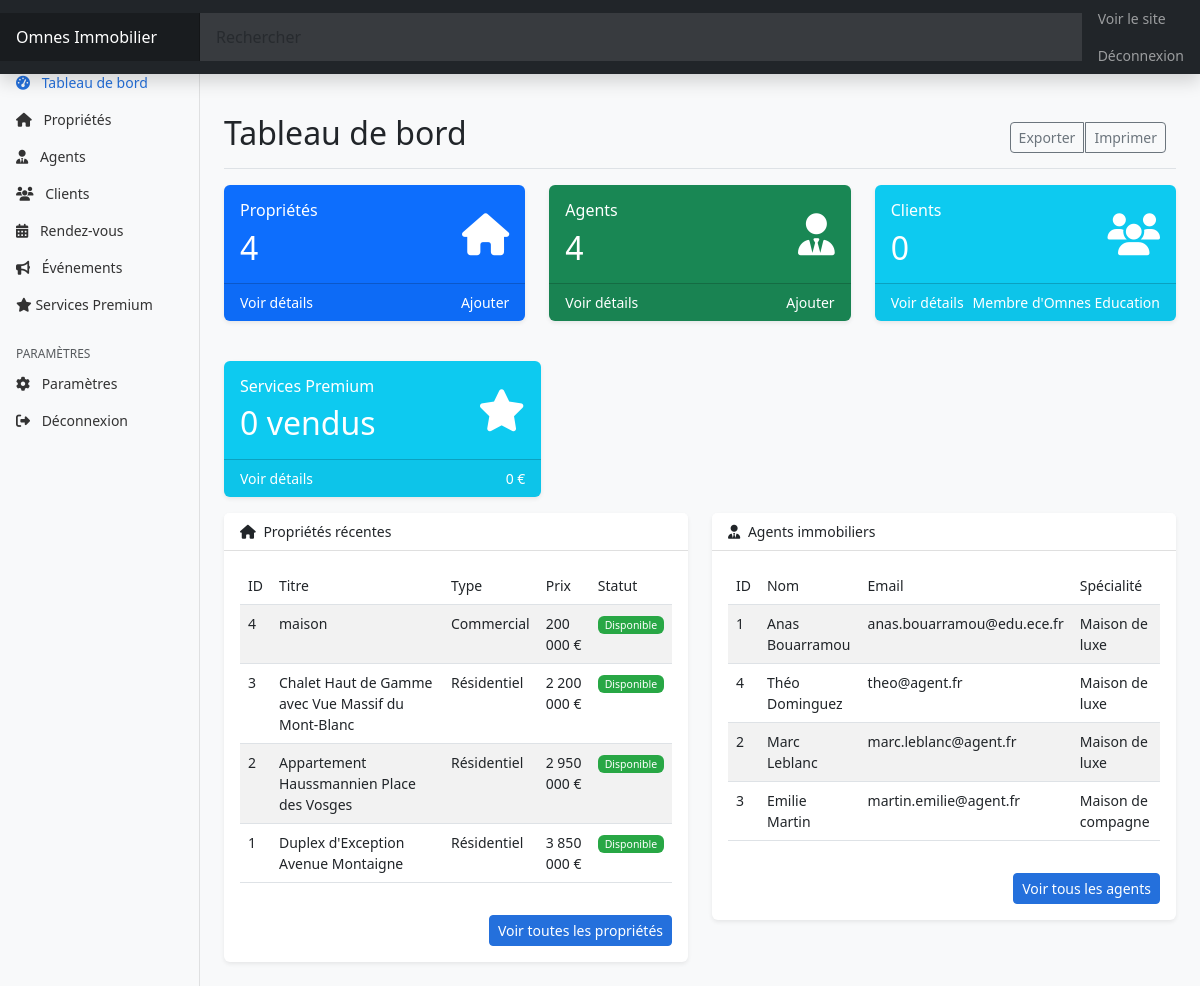
The app's page /admin/index.php (signed in), older data.
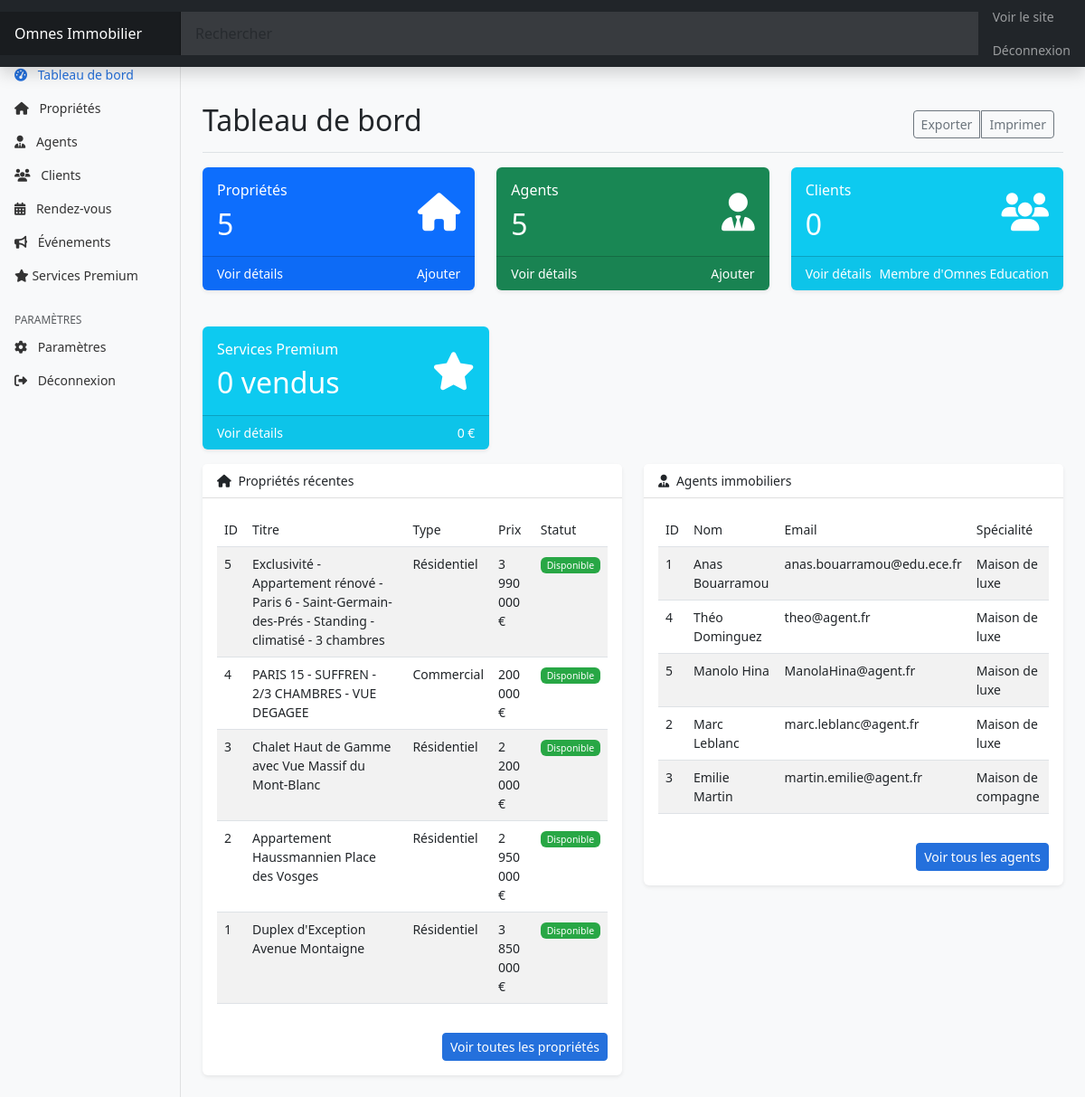
The same page, newer data.
### tables this page shows
CREATE TABLE `Propriete` (
  `id_propriete` int NOT NULL,
  `titre` varchar(255) NOT NULL,
  `description` text,
  `prix` decimal(10,2) NOT NULL,
  `surface` decimal(10,2) DEFAULT NULL,
  `nb_pieces` int DEFAULT NULL,
  `nb_chambres` int DEFAULT NULL,
  `nb_salles_bain` int DEFAULT NULL,
  `etage` int DEFAULT NULL,
  `balcon` tinyint(1) DEFAULT '0',
  `parking` tinyint(1) DEFAULT '0',
  `ascenseur` tinyint(1) DEFAULT '0',
  `adresse` varchar(255) NOT NULL,
  `ville` varchar(100) NOT NULL,
  `code_postal` varchar(20) NOT NULL,
  `pays` varchar(50) NOT NULL,
  `statut` enum('disponible','vendu','loué') DEFAULT 'disponible',
  `type_propriete` enum('résidentiel','commercial','terrain','location') NOT NULL,
  `date_ajout` datetime DEFAULT CURRENT_TIMESTAMP,
  `id_agent` int NOT NULL
);

CREATE TABLE `Agent_Immobilier` (
  `id_agent` int NOT NULL,
  `id_utilisateur` int NOT NULL,
  `specialite` varchar(100) DEFAULT NULL,
  `biographie` text,
  `cv_path` varchar(255) DEFAULT NULL,
  `photo_path` varchar(255) DEFAULT NULL
);

CREATE TABLE `Utilisateur` (
  `id_utilisateur` int NOT NULL,
  `email` varchar(100) NOT NULL,
  `mot_de_passe` varchar(255) NOT NULL,
  `nom` varchar(50) NOT NULL,
  `prenom` varchar(50) NOT NULL,
  `telephone` varchar(20) DEFAULT NULL,
  `date_inscription` datetime DEFAULT CURRENT_TIMESTAMP,
  `type_utilisateur` enum('client','agent','admin') NOT NULL,
  `statut` enum('actif','inactif') DEFAULT 'actif'
);

### config/init.php (called while the page is built, shortened)
<?php
require_once BASE_PATH . 'config/database.php';
spl_autoload_register(function($class_name) {
    $class_file = BASE_PATH . 'classes/' . $class_name . '.php';
});
function format_price($price) {
    return number_format($price, 0, ',', ' ') . ' €';
}

### classes/database.php (called while the page is built, shortened)
<?php
class Database {
    private $dbh;
    private $stmt;
    public function __construct() {
        $this->host = DB_HOST;
        $this->port = DB_PORT;
        $this->user = DB_USER;
        $this->pass = DB_PASS;
        $this->dbname = DB_NAME;
        $dsn = 'mysql:host=' . $this->host . ';port=' . $this->port . ';dbname=' . $this->dbname . ';charset=utf8mb4';
        $options = array(
            PDO::ATTR_PERSISTENT => true,
            PDO::ATTR_ERRMODE => PDO::ERRMODE_EXCEPTION,
            PDO::ATTR_DEFAULT_FETCH_MODE => PDO::FETCH_OBJ
        );
        try {
            $this->dbh = new PDO($dsn, $this->user, $this->pass, $options);
        } catch(PDOException $e) {
            $this->error = $e->getMessage();
            error_log("Erreur de connexion à la base de données : " . $this->error);
            throw new Exception("Erreur de connexion à la base de données");
        }
    }
    public function query($query) {
        $this->stmt = $this->dbh->prepare($query);
    }
    public function execute() {
        try {
            return $this->stmt->execute();
        } catch(PDOException $e) {
            $this->error = $e->getMessage();
            error_log("Erreur d'exécution de requête : " . $this->error);
            return false;
        }
    }
    public function resultSet() {
        $this->execute();
        return $this->stmt->fetchAll();
    }
}
?>

### classes/Property.php (called while the page is built, shortened)
<?php
class Property {
    private $db;
    public function __construct() {
        $this->db = new Database();
    }
    public function getAllProperties() {
        $this->db->query('SELECT * FROM Propriete WHERE statut = "disponible" ORDER BY date_ajout DESC');
        return $this->db->resultSet();
    }
}
?>

### classes/Agent.php (called while the page is built, shortened)
<?php
class Agent {
    private $db;
    public function __construct() {
        $this->db = new Database();
    }
    public function getAllAgents() {
        try {
            $this->db->query('SELECT a.*, u.nom, u.prenom, u.email, u.telephone
                            FROM Agent_Immobilier a
                            INNER JOIN Utilisateur u ON a.id_utilisateur = u.id_utilisateur
                            ORDER BY u.nom, u.prenom');
            return $this->db->resultSet();
        } catch (Exception $e) {
            error_log("Exception lors de la récupération de tous les agents: " . $e->getMessage());
            return [];
        }
    }
}
?>

### admin/index.php (the view, shortened to what the changed rows need)
<?php
require_once BASE_PATH . 'config/init.php';
require_once BASE_PATH . 'classes/Property.php';
require_once BASE_PATH . 'classes/Agent.php';
$property = new Property();
$agent = new Agent();
$properties_count = count($property->getAllProperties());
$agents_count = count($agent->getAllAgents());
$clients_count = 0;
$recent_properties = $property->getAllProperties();
$recent_agents = $agent->getAllAgents();
include BASE_PATH . 'admin/includes/header.php';
?>
<div class="container-fluid">
    <div class="row">
        <main class="col-md-9 ms-sm-auto col-lg-10 px-md-4">
            <div class="d-flex justify-content-between flex-wrap flex-md-nowrap align-items-center pt-3 pb-2 mb-3 border-bottom">
                <h1 class="h2">Tableau de bord</h1>
            </div>
            <div class="row mb-4">
                <div class="col-md-4">
                    <div class="card text-white bg-primary mb-3">
                        <div class="card-body">
                            <div class="d-flex justify-content-between align-items-center">
                                <div>
                                    <h6 class="card-title">Propriétés</h6>
                                    <h2 class="mb-0"><?php echo $properties_count; ?></h2>
                                </div>
                            </div>
                        </div>
                    </div>
                </div>
                <div class="col-md-4">
                    <div class="card text-white bg-success mb-3">
                        <div class="card-body">
                            <div class="d-flex justify-content-between align-items-center">
                                <div>
                                    <h6 class="card-title">Agents</h6>
                                    <h2 class="mb-0"><?php echo $agents_count; ?></h2>
                                </div>
                            </div>
                        </div>
                    </div>
                </div>
                <div class="col-md-4">
                    <div class="card text-white bg-info mb-3">
                        <div class="card-body">
                            <div class="d-flex justify-content-between align-items-center">
                                <div>
                                    <h2 class="mb-0"><?php echo $clients_count; ?></h2>
                                </div>
                            </div>
                        </div>
                    </div>
                </div>
            </div>
<div class="col-md-4">
    <div class="card text-white bg-info mb-3">
        <div class="card-body">
            <div class="d-flex justify-content-between align-items-center">
                <div>
                    <h2 class="mb-0"><?php echo $services_count ?? 0; ?> vendus</h2>
                </div>
            </div>
        </div>
    </div>
</div>
            <div class="row">
                <div class="col-md-6">
                    <div class="card mb-4">
                        <div class="card-body">
                            <?php if (!empty($recent_properties)) : ?>
                                <div class="table-responsive">
                                    <table class="table table-striped table-hover">
                                        <thead>
                                            <tr>
                                                <th>ID</th>
                                                <th>Titre</th>
                                                <th>Type</th>
                                                <th>Prix</th>
                                                <th>Statut</th>
                                            </tr>
                                        </thead>
                                        <tbody>
                                            <?php foreach ($recent_properties as $prop) : ?>
                                                <tr>
                                                    <td><?php echo $prop->id_propriete; ?></td>
                                                    <td><?php echo $prop->titre; ?></td>
                                                    <td><?php echo ucfirst($prop->type_propriete); ?></td>
                                                    <td><?php echo format_price($prop->prix); ?></td>
                                                    <td>
                                                        <span class="badge bg-<?php echo $prop->statut == 'disponible' ? 'success' : ($prop->statut == 'vendu' ? 'danger' : 'warning'); ?>">
                                                            <?php echo ucfirst($prop->statut); ?>
                                                        </span>
                                                    </td>
                                                </tr>
                                            <?php endforeach; ?>
                                        </tbody>
                                    </table>
                                </div>
                            <?php else : ?>
                                <div class="alert alert-info">
                                    Aucune propriété disponible pour le moment.
                                </div>
                            <?php endif; ?>
                        </div>
                    </div>
                </div>
                <div class="col-md-6">
                    <div class="card mb-4">
                        <div class="card-body">
                            <?php if (!empty($recent_agents)) : ?>
                                <div class="table-responsive">
                                    <table class="table table-striped table-hover">
                                        <thead>
                                            <tr>
                                                <th>ID</th>
                                                <th>Nom</th>
                                                <th>Email</th>
                                                <th>Spécialité</th>
                                            </tr>
                                        </thead>
                                        <tbody>
                                            <?php foreach ($recent_agents as $agent_item) : ?>
                                                <tr>
                                                    <td><?php echo $agent_item->id_agent; ?></td>
                                                    <td><?php echo $agent_item->prenom . ' ' . $agent_item->nom; ?></td>
                                                    <td><?php echo $agent_item->email; ?></td>
                                                    <td><?php echo $agent_item->specialite; ?></td>
                                                </tr>
                                            <?php endforeach; ?>
                                        </tbody>
                                    </table>
                                </div>
                            <?php else : ?>
                                <div class="alert alert-info">
                                    Aucun agent disponible pour le moment.
                                </div>
                            <?php endif; ?>
                        </div>
                    </div>
                </div>
            </div>
        </main>
    </div>
</div>
<?php include BASE_PATH . 'admin/includes/footer.php'; ?>

Row changes from the older to the newer data that the page shows:
added propriete: id_propriete "5", titre "Exclusivité -Appartement rénové - Paris 6 - Saint-Germain-des-Prés - Standing - climatisé - 3 chambres", type_propriete "Résidentiel", prix "3 990 000 €", statut "Disponible"
changed propriete "Commercial": titre "maison" → "PARIS 15 - SUFFREN - 2/3 CHAMBRES - VUE DEGAGEE"
added agent_immobilier: id_agent "5", id_utilisateur.prenom "Manolo", id_utilisateur.nom "Hina", id_utilisateur.email "ManolaHina@agent.fr", specialite "Maison de luxe"
Text that changed along with them:
$properties_count: "4" → "5"
$agents_count: "4" → "5"
